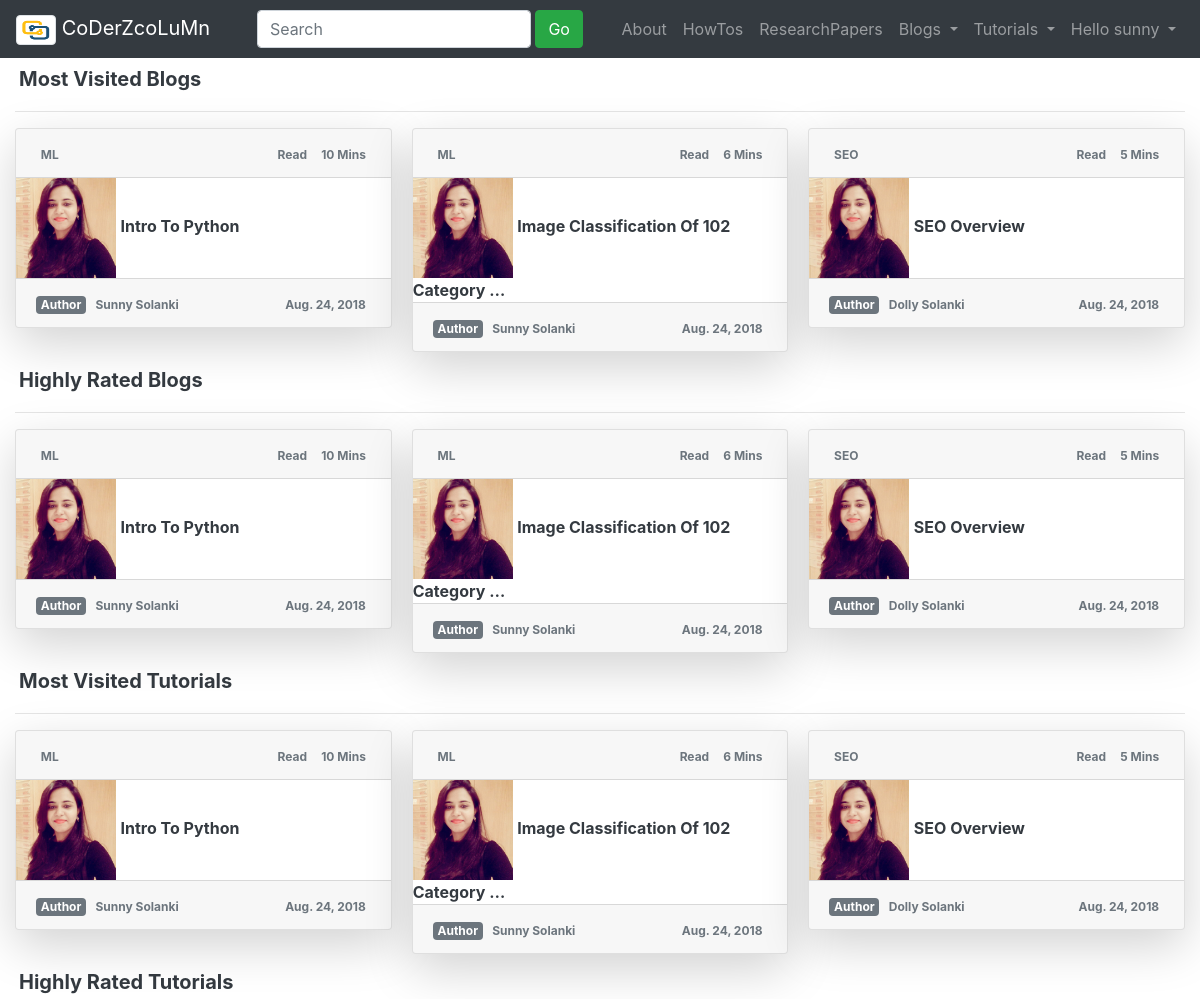
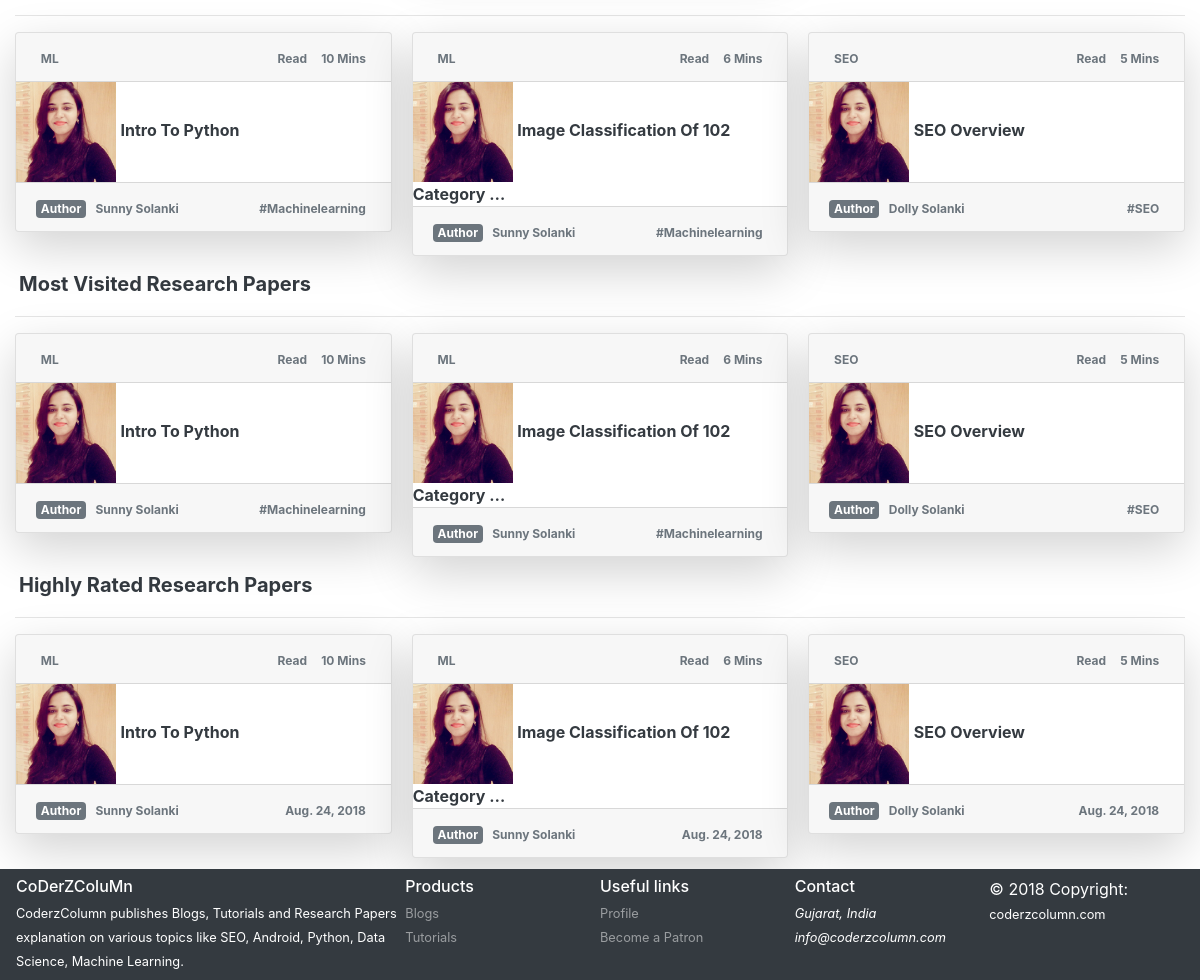
The app's page / (signed in) with its own data (2 pictures, top to bottom).
### blogs/models.py (models this page shows, shortened)
class Blogs(models.Model):
    author = models.ForeignKey(Author, on_delete=models.CASCADE)
    blog_id = models.AutoField(auto_created=True, primary_key=True, serialize=False, verbose_name='BLOG_ID')
    title = models.CharField(max_length=500)
    category = models.CharField(max_length=50)
    created_on = models.DateTimeField(default=datetime.datetime.now)
    updated_on = models.DateTimeField(default=datetime.datetime.now)
    likes = models.IntegerField()
    dislikes = models.IntegerField()
    time_to_read = models.IntegerField(default=0)
    tags = models.CharField(max_length=500)

class Author(models.Model):
    author_id = models.AutoField(auto_created=True, primary_key=True, serialize=False, verbose_name='AUTHOR_ID')
    nick_name = models.CharField(max_length=50)
    email = models.EmailField(max_length=50)
    intro = models.CharField(max_length=200)
    about = models.CharField(max_length=1000)
    can_blog = models.BooleanField(default=False)
    def __str__(self):
        return self.nick_name

### blogs/views.py (the view)
# urls.py: path('', views.index, name='home'),
def index(request):
    blogs = Blogs.objects.all()
    username = get_user(request)
    username = username if username.is_authenticated else None
    return render(request, 'blogs/home.html', {'username': username, 'blogs': blogs[:3]})

### blogs/templates/blogs/home.html (shortened to what this page needs)
{% extends 'blogs/base.html' %}
{% block body %}
<div class="text-capitalize text-muted" style="margin-top:63px;margin-bottom:110px;margin-left:15px;margin-right:15px;">
    <h5 class="p-1 text-dark"><b>Most Visited Blogs</b></h5>
    <hr/>
    <div class="card-columns">
        {% for blog in blogs %}
            <div class="card shadow-lg rounded">
                <div class="card-header">
                    <span class="badge">{{ blog.category }}</span>
                    <span class="float-right">
                        <span class="badge">Read </span>
                        <span class="badge">{{ blog.time_to_read }} mins</span>
                    </span>
                </div>
                <div class="card-body p-0 m-0">
                    <img class="" src="../static/blogs/images/dolly solanki.jpg" class="img-thumbnail" alt="" style="height:100px;width:100px;"/>
                    <a class="card-link text-dark font-weight-bold" href="/blogs/{{ blog.category }}/{{ blog.blog_id }}" title="{{blog.title}}">
                        {{ blog.title|truncatechars:38 }}
                    </a>
                </div>
                <div class="card-footer">
                        <span class="badge badge-secondary">Author </span>
                        <span class="badge">{{ blog.author }}</span>
                    <span class="float-right"><span class="badge">{{ blog.created_on.date }}</span></span>
                </div>
            </div>
        {% endfor %}
    </div>
    <h5 class="p-1 text-dark"><b>Highly Rated Blogs</b></h5>
    <hr/>
    <div class="card-columns">
        {% for blog in blogs %}
            <div class="card shadow-lg rounded">
                <div class="card-header">
                    <span class="badge">{{ blog.category }}</span>
                    <span class="float-right">
                        <span class="badge">Read </span>
                        <span class="badge">{{ blog.time_to_read }} mins</span>
                    </span>
                </div>
                <div class="card-body p-0 m-0">
                    <img class="" src="../static/blogs/images/dolly solanki.jpg" class="img-thumbnail" alt="" style="height:100px;width:100px;"/>
                    <a class="card-link text-dark font-weight-bold" href="/blogs/{{ blog.category }}/{{ blog.blog_id }}" title="{{blog.title}}">
                        {{ blog.title|truncatechars:38 }}
                    </a>
                </div>
                <div class="card-footer">
                        <span class="badge badge-secondary">Author </span>
                        <span class="badge">{{ blog.author }}</span>
                    <span class="float-right"><span class="badge">{{ blog.created_on.date }}</span></span>
                </div>
            </div>
        {% endfor %}
    </div>
    <h5 class="p-1 text-dark"><b>Most Visited Tutorials</b></h5>
    <hr/>
    <div class="card-columns">
        {% for blog in blogs %}
            <div class="card shadow-lg rounded">
                <div class="card-header">
                    <span class="badge">{{ blog.category }}</span>
                    <span class="float-right">
                        <span class="badge">Read </span>
                        <span class="badge">{{ blog.time_to_read }} mins</span>
                    </span>
                </div>
                <div class="card-body p-0 m-0">
                    <img class="" src="../static/blogs/images/dolly solanki.jpg" class="img-thumbnail" alt="" style="height:100px;width:100px;"/>
                    <a class="card-link text-dark font-weight-bold" href="/blogs/{{ blog.category }}/{{ blog.blog_id }}" title="{{blog.title}}">
                        {{ blog.title|truncatechars:38 }}
                    </a>
                </div>
                <div class="card-footer">
                        <span class="badge badge-secondary">Author </span>
                        <span class="badge">{{ blog.author }}</span>
                    <span class="float-right"><span class="badge">{{ blog.created_on.date }}</span></span>
                </div>
            </div>
        {% endfor %}
    </div>
    <h5 class="p-1 text-dark"><b>Highly Rated Tutorials</b></h5>
    <hr/>
    <div class="card-columns">
        {% for blog in blogs %}
            <div class="card shadow-lg rounded">
                <div class="card-header">
                    <span class="badge">{{ blog.category }}</span>
                    <span class="float-right">
                        <span class="badge">Read </span>
                        <span class="badge">{{ blog.time_to_read }} mins</span>
                    </span>
                </div>
                <div class="card-body p-0 m-0">
                    <img class="" src="../static/blogs/images/dolly solanki.jpg" class="img-thumbnail" alt="" style="height:100px;width:100px;"/>
                    <a class="card-link text-dark font-weight-bold" href="/blogs/{{ blog.category }}/{{ blog.blog_id }}" title="{{blog.title}}">
                        {{ blog.title|truncatechars:38 }}
                    </a>
                </div>
                <div class="card-footer">
                        <span class="badge badge-secondary">Author </span>
                        <span class="badge">{{ blog.author }}</span>
                    <span class="float-right"><span class="badge">{{ blog.tags }}</span></span>
                </div>
            </div>
        {% endfor %}
    </div>
    <h5 class="p-1 text-dark"><b>Most Visited Research Papers</b></h5>
    <hr/>
    <div class="card-columns">
        {% for blog in blogs %}
            <div class="card shadow-lg rounded">
                <div class="card-header">
                    <span class="badge">{{ blog.category }}</span>
                    <span class="float-right">
                        <span class="badge">Read </span>
                        <span class="badge">{{ blog.time_to_read }} mins</span>
                    </span>
                </div>
                <div class="card-body p-0 m-0">
                    <img class="" src="../static/blogs/images/dolly solanki.jpg" class="img-thumbnail" alt="" style="height:100px;width:100px;"/>
                    <a class="card-link text-dark font-weight-bold" href="/blogs/{{ blog.category }}/{{ blog.blog_id }}" title="{{blog.title}}">
                        {{ blog.title|truncatechars:38 }}
                    </a>
                </div>
                <div class="card-footer">
                        <span class="badge badge-secondary">Author </span>
                        <span class="badge">{{ blog.author }}</span>
                    <span class="float-right"><span class="badge">{{ blog.tags }}</span></span>
                </div>
            </div>
        {% endfor %}
    </div>
    <h5 class="p-1 text-dark"><b>Highly Rated Research Papers</b></h5>
    <hr/>
    <div class="card-columns">
        {% for blog in blogs %}
            <div class="card shadow-lg rounded">
                <div class="card-header">
                    <span class="badge">{{ blog.category }}</span>
                    <span class="float-right">
                        <span class="badge">Read </span>
                        <span class="badge">{{ blog.time_to_read }} mins</span>
                    </span>
                </div>
                <div class="card-body p-0 m-0">
                    <img class="" src="../static/blogs/images/dolly solanki.jpg" class="img-thumbnail" alt="" style="height:100px;width:100px;"/>
                    <a class="card-link text-dark font-weight-bold" href="/blogs/{{ blog.category }}/{{ blog.blog_id }}" title="{{blog.title}}">
                        {{ blog.title|truncatechars:38 }}
                    </a>
                </div>
                <div class="card-footer">
                        <span class="badge badge-secondary">Author </span>
                        <span class="badge">{{ blog.author }}</span>
                    <span class="float-right"><span class="badge">{{ blog.created_on.date }}</span></span>
                </div>
            </div>
        {% endfor %}
    </div>
</div>
{% endblock %}

### blogs/templates/blogs/base.html (shortened to what this page needs)
<!DOCTYPE html>
<html lang="en">
<head>
    {% load staticfiles %}
    <link rel="stylesheet" href="https://maxcdn.bootstrapcdn.com/bootstrap/4.1.3/css/bootstrap.min.css">
</head>
<body>
<nav class="navbar navbar-expand-sm bg-dark navbar-dark fixed-top">
    <div class="container-fluid m-0 p-0">
        <a class="navbar-brand" href="{% url 'home' %}" data-toggle="tooltip" title="Hooray!">
            <img src="../static/blogs/images/cc.png" class="img-thumbnail" alt="" style="width:40px;height:30px;"> CoDerZcoLuMn
        </a>
        <form class="form-inline" action="" method="post">
            <input class="form-control" type="text" placeholder="Search">&nbsp;
            <button class="btn btn-success" type="submit">Go</button>
        </form>
        <ul class="navbar-nav">
            <li class="navbar-nav">
                <a class="nav nav-link" href="{% url 'about:about' %}">About</a>
            </li>
            <li class="navbar-nav">
                <a class="nav nav-link" href="{% url 'howto' %}">HowTos</a>
            </li>
            <li class="navbar-nav">
                <a class="nav nav-link" href="{% url 'research' %}">ResearchPapers</a>
            </li>
            <li class="nav-item dropdown">
                <a class="nav-link dropdown-toggle" href="{% url 'blogs:blogs_home' %}" id="navbardrop" data-toggle="dropdown" title="Hooray!">
                Blogs
                </a>
            </li>
            <li class="nav-item dropdown">
                <a class="nav-link dropdown-toggle" href="{% url 'tutorials:tutorials_home' %}" id="navbardrop1" data-toggle="dropdown" title="Hooray!">
                Tutorials
                </a>
            </li>
            {% if username is not None %}
                <li class="nav-item dropdown">
                    <a class="nav-link dropdown-toggle" href="#" id="navbardrop2" data-toggle="dropdown" title="Hooray!">
                        Hello {{ username }}
                    </a>
                </li>
            {% else %}
                <li class="">
                    <a class="nav-link" href="{% url 'login' %}" data-toggle="tooltip" title="Hooray!">Login | Register</a>
                </li>
            {% endif %}
        </ul>
    </div>
</nav>
{% block body %}
{% endblock %}
<nav class="navbar bg-dark navbar-dark fixed-bottom">
    <div class="container-fluid m-0 p-0">
      <div class="row m-0 p-0">
        <div class="col-sm-4 m-0 p-0">
          <h6 class="text-white pb-1 m-0">CoDerZColuMn</h6>
          <p class="text-white p-0 m-0"><small>CoderzColumn publishes Blogs, Tutorials and Research Papers explanation on various topics like
              SEO, Android, Python, Data Science, Machine Learning.</small></p>
        </div>
        <div class="col-sm-2 m-0 p-0">
          <h6 class="text-white m-0 pb-1">Products</h6>
          <ui class="nav flex-column m-0 p-0">
              <li class="navbar-nav nav-item"><a href="{% url 'blogs:blogs_home' %}" class="nav-link p-0 m-0"><small>Blogs</small></a></li>
              <li class="navbar-nav nav-item"><a href="{% url 'tutorials:tutorials_home' %}" class="nav-link p-0 m-0"><small>Tutorials</small></a></li>
          </ui>
        </div>
        <div class="col-sm-2 m-0 p-0">
          <h6 class="text-white m-0 pb-1">Useful links</h6>
          <ui class="nav flex-column m-0 p-0">
              <li class="navbar-nav nav-item"><a href="#!" class="nav-link p-0 m-0"><small>Profile</small></a></li>
              <li class="navbar-nav nav-item"><a href="#!" class="nav-link p-0 m-0"><small>Become a Patron</small></a></li>
          </ui>
        </div>
        <div class="col-sm-2 m-0 p-0">
          <h6 class="text-white m-0 pb-1">Contact</h6>
            <ui class="nav flex-column text-white m-0 p-0">
                <li class="navbar-nav nav-item"><i class="fa fa-home p-0 m-0"><small>Gujarat, India</small></i></li>
                <li class="navbar-nav nav-item"><i class="fa fa-envelope p-0 m-0"><small>info@coderzcolumn.com</small></i></li>
          </ui>
        </div>
        <div class="navbar-nav text-white col-md-2">
          <ui>
              <li class="m-0 p-0">© 2018 Copyright:
                  <a href="{% url 'home' %}" class=" text-white nav-link  p-0 m-0"><small>coderzcolumn.com</small></a></li>
          </ui>
        </div>
      </div>
    </div>
</nav>
</body>
</html>

### records on screen
Blogs: category "ML", time_to_read "10", title "Intro To Python", author "Sunny Solanki", created_on "Aug. 24, 2018", tags "#machinelearning"
Blogs: category "ML", time_to_read "6", title "Image Classification Of 102 Category …", author "Sunny Solanki", created_on "Aug. 24, 2018", tags "#machinelearning"
Blogs: category "SEO", time_to_read "5", title "SEO Overview", author "Dolly Solanki", created_on "Aug. 24, 2018", tags "#SEO"

### other values on screen
{{ username }} "sunny"
